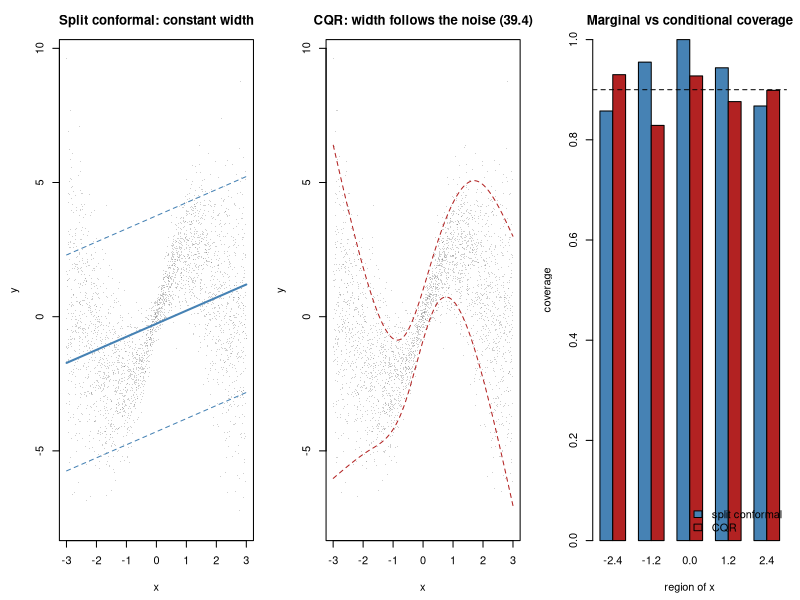

This figure's R source:
## ---- chunk 1
suppressPackageStartupMessages({ library(splines); library(mgcv); library(nnet) })
MODULE_NAME <- "39_conformal_prediction"
OUT <- file.path(Sys.getenv("STATS_OUT", unset = "results"), MODULE_NAME)
dir.create(OUT, recursive = TRUE, showWarnings = FALSE)
header <- function(txt) cat("\n", strrep("=", 72), "\n", txt, "\n",
                            strrep("=", 72), "\n", sep = "")
set.seed(28)
ALPHA <- 0.10                      # target 90% coverage
## ---- chunk 2
conformal_quantile <- function(scores, alpha = ALPHA) {
  n <- length(scores)
  k <- ceiling((n + 1) * (1 - alpha))
  if (k > n) return(Inf)   # too few calibration points to promise this level
  sort(scores)[k]
}
## ---- chunk 3
header("1. Split conformal on a deliberately misspecified model")
## ---- chunk 4
make_data <- function(n, seed = 0) {
  set.seed(seed)
  x <- runif(n, -3, 3)
  noise <- 0.3 + 0.9 * abs(x)             # spread grows with |x|
  data.frame(x = x, y = sin(1.5 * x) * 2 + 0.5 * x + rnorm(n, 0, noise))
}
tr <- make_data(500, 1); cal <- make_data(500, 2); te <- make_data(4000, 3)
model <- lm(y ~ x, data = tr)             # the wrong model, on purpose
s_cal <- abs(cal$y - predict(model, cal))            # eq. (39.1)
q <- conformal_quantile(s_cal)                       # eq. (39.2)
pr_te <- predict(model, te)
cov_ <- mean(abs(te$y - pr_te) <= q)
## ---- chunk 5
sd_ <- sd(residuals(model))
z <- qnorm(1 - ALPHA / 2)
cov_g <- mean(abs(te$y - pr_te) <= z * sd_)
cat("  model: linear. truth: sinusoidal with heteroscedastic noise.\n")
cat(sprintf("  target coverage = %.0f%%\n\n", 100 * (1 - ALPHA)))
cat(sprintf("  %-34s%11s%13s\n", "interval", "coverage", "mean width"))
cat(sprintf("  %-34s%10.1f%%%13.3f\n", "Gaussian, residual SD", 100 * cov_g,
            2 * z * sd_))
cat(sprintf("  %-34s%10.1f%%%13.3f\n", "split conformal (39.1)-(39.3)",
            100 * cov_, 2 * q))
cat("\n  The model is badly misspecified and the conformal interval still
  covers at the advertised rate. It does not need the model to be right; it
  only needs the calibration and test data to be exchangeable.

  The Gaussian interval happens to be close here, but its validity rests on
  normal, homoscedastic residuals, neither of which holds. It is right by
  luck, and it has no guarantee to fall back on.\n")
## ---- chunk 6
header("2. Why (39.2) uses ceil((n+1)(1-alpha)) and not a plain quantile")
cat(sprintf("  %-16s%17s%19s\n", "calibration n", "naive quantile",
            "conformal (39.2)"))
for (n_cal in c(10, 20, 50, 200, 1000)) {
  cn <- cc <- numeric(400)
  for (i in 1:400) {
    ca <- make_data(n_cal, 500 + i); tt <- make_data(600, 9000 + i)
    s <- abs(ca$y - predict(model, ca))
    qn <- quantile(s, 1 - ALPHA, type = 7)             # naive
    qc <- conformal_quantile(s)                        # eq. (39.2)
    d <- abs(tt$y - predict(model, tt))
    cn[i] <- mean(d <= qn); cc[i] <- mean(d <= qc)
  }
  cat(sprintf("  %-16d%16.1f%%%18.1f%%\n", n_cal, 100 * mean(cn),
              100 * mean(cc)))
}
cat(sprintf("\n  Target is %.0f%%. The naive empirical quantile undercovers at
  small n, and the shortfall is worst exactly when you have least data to
  spare. The correction in (39.2) fixes it at every sample size.

  Note the top row. With n = 10, ceil(11 x 0.9) = 10, so the rule uses the
  LARGEST of the ten calibration scores and has nothing in reserve. Ask for
  95%% from those same ten points and ceil(11 x 0.95) = 11 > 10: there is no
  score extreme enough, and the function returns infinity rather than
  pretending.\n", 100 * (1 - ALPHA)))
cat("  smallest calibration set that can promise a given level:\n")
for (a_ in c(0.20, 0.10, 0.05, 0.01))
  cat(sprintf("    %.0f%% coverage needs n >= %d\n", 100 * (1 - a_),
              as.integer(ceiling(1 / a_)) - 1))
cat("\n  A method that says 'I cannot do this with the data you gave me' is
  more useful than one that quietly undercovers. Note the practical
  consequence: a 99% conformal interval needs at least 99 calibration points,
  whatever the model.\n")
## ---- chunk 7
header("3. The guarantee is marginal, and that matters")
bins <- quantile(te$x, seq(0, 1, length.out = 6))
cat(sprintf("  Overall coverage %.1f%%. By region of the predictor:\n\n",
            100 * cov_))
cat(sprintf("  %-20s%11s%9s\n", "x range", "coverage", "width"))
for (i in 1:5) {
  m <- te$x >= bins[i] & te$x <= bins[i + 1]
  cat(sprintf("  %-20s%10.1f%%%9.3f\n",
              sprintf("[%+.1f, %+.1f]", bins[i], bins[i + 1]),
              100 * mean(abs(te$y[m] - pr_te[m]) <= q), 2 * q))
}
cat("\n  The average is right and the parts are not. Where the noise is small
  the interval is far too wide; where it is large the interval undercovers
  badly.

  This is exactly what eq. (39.3) promises and no more: coverage averaged over
  the population. If your decision is made per patient, an interval that is
  90% correct on average but 60% correct for the patients who matter is not
  fit for purpose. The next section fixes it.\n")
## ---- chunk 8
header("4. Conformalised quantile regression (39.4)")
KNOTS <- quantile(tr$x, c(.2, .4, .6, .8))
basis <- function(x) cbind(1, ns(x, knots = KNOTS,
                                 Boundary.knots = range(tr$x)))
qreg_fit <- function(x, y, tau) {
  B <- basis(x)
  loss <- function(b) { r <- y - B %*% b; sum(pmax(tau * r, (tau - 1) * r)) }
  optim(qr.coef(qr(B), y), loss, method = "BFGS",
        control = list(maxit = 2000))$par
}
b_lo <- qreg_fit(tr$x, tr$y, ALPHA / 2)
b_hi <- qreg_fit(tr$x, tr$y, 1 - ALPHA / 2)
qlo <- function(x) as.vector(basis(x) %*% b_lo)
qhi <- function(x) as.vector(basis(x) %*% b_hi)
s_cqr <- pmax(qlo(cal$x) - cal$y, cal$y - qhi(cal$x))    # eq. (39.4)
q_cqr <- conformal_quantile(s_cqr)
lo_c <- qlo(te$x) - q_cqr; hi_c <- qhi(te$x) + q_cqr
cov_c <- mean(te$y >= lo_c & te$y <= hi_c)
near <- abs(te$x) < 1; far <- abs(te$x) > 2
cat(sprintf("  %-26s%11s%13s%16s%16s\n", "method", "coverage", "mean width",
            "width at |x|<1", "width at |x|>2"))
cat(sprintf("  %-26s%10.1f%%%13.3f%16.3f%16.3f\n", "split conformal",
            100 * cov_, 2 * q, 2 * q, 2 * q))
cat(sprintf("  %-26s%10.1f%%%13.3f%16.3f%16.3f\n", "CQR (39.4)", 100 * cov_c,
            mean(hi_c - lo_c), mean((hi_c - lo_c)[near]),
            mean((hi_c - lo_c)[far])))
cat("\n  CQR coverage by region:\n")
for (i in 1:5) {
  m <- te$x >= bins[i] & te$x <= bins[i + 1]
  cat(sprintf("    [%+.1f, %+.1f]  %.1f%%\n", bins[i], bins[i + 1],
              100 * mean(te$y[m] >= lo_c[m] & te$y[m] <= hi_c[m])))
}
cat("\n  Same marginal guarantee, far better behaviour within regions, and a
  narrower interval on average. The width now reports where the model is
  genuinely uncertain, which is the information a reader wants.

  Conformal prediction never makes a model better. It makes the model's
  uncertainty honest, and a better model gives tighter honest intervals.\n")
## ---- chunk 9
header("5. Prediction sets, including the empty one (39.5)")
SEP <- 3.5                         # well separated, so the model is confident
make_cls <- function(n, seed, shift = 0) {
  set.seed(seed)
  y <- sample(0:2, n, replace = TRUE)
  X <- matrix(rnorm(n * 4), n) + shift
  X[, 1] <- X[, 1] + y * SEP               # classes separated on x1
  X[, 2] <- X[, 2] + (y == 2) * 1.0
  list(X = as.data.frame(X), y = y)
}
A <- make_cls(1200, 11); B <- make_cls(1200, 12); C <- make_cls(3000, 13)
clf <- multinom(y ~ ., data = cbind(A$X, y = factor(A$y)), trace = FALSE)
prob <- function(d) predict(clf, newdata = d, type = "probs")
pB <- prob(B$X)
s_cls <- 1 - pB[cbind(seq_along(B$y), B$y + 1)]
q_cls <- conformal_quantile(s_cls)
pC <- prob(C$X)
sets <- (1 - pC) <= q_cls                                # eq. (39.5)
sizes <- rowSums(sets)
covered <- sets[cbind(seq_along(C$y), C$y + 1)]
cat(sprintf("  target %.0f%% coverage, 3 classes\n\n", 100 * (1 - ALPHA)))
cat(sprintf("  coverage of the true label : %.1f%%\n", 100 * mean(covered)))
cat(sprintf("  mean set size              : %.2f\n", mean(sizes)))
cat(sprintf("\n  %-12s%10s%26s\n", "set size", "share",
            "coverage in that group"))
for (k in 0:3) {
  m <- sizes == k
  if (any(m))
    cat(sprintf("  %-12d%9.1f%%%25.1f%%\n", k, 100 * mean(m),
                100 * mean(covered[m])))
}
cat(sprintf("\n  the calibrated threshold is: include class k when p_k >= %.3f\n",
            1 - q_cls))
cat("\n  A set of size 1 is a confident call. Size 2 or 3 would mean the model
  cannot separate those classes for this sample, which a single predicted
  label would have concealed.

  Size 0 is the interesting one: no class reaches the threshold, so the sample
  does not look like anything the model was calibrated on. That is an outlier
  flag you get for free, and a point prediction can never produce it.\n")
## ---- chunk 10
amb <- as.data.frame(matrix(rnorm(500 * 4), 500))
amb[, 1] <- SEP * 0.5                    # halfway between class 0 and class 1
s_amb <- (1 - prob(amb)) <= q_cls
cat(sprintf("\n  500 samples placed halfway between two class centres:\n"))
cat(sprintf("    mean set size %.2f, empty sets %.0f%%\n", mean(rowSums(s_amb)),
            100 * mean(rowSums(s_amb) == 0)))
cat(sprintf("    a plain classifier would label every one of them, with mean
    confidence %.2f\n", mean(apply(prob(amb), 1, max))))
cat("\n  The conformal rule abstains on nearly all of them. The plain classifier
  cannot: softmax outputs are forced to sum to 1, so SOMETHING always wins,
  however implausible the sample.\n")
## ---- chunk 11
header("6. Distribution shift and grouped data")
for (sh in c(0.0, 0.5, 1.5)) {
  S <- make_cls(3000, 14, shift = sh)
  st_ <- (1 - prob(S$X)) <= q_cls
  cat(sprintf("  covariate shift %-4.1f -> coverage %.1f%%\n", sh,
              100 * mean(st_[cbind(seq_along(S$y), S$y + 1)])))
}

## ---- chunk 12
header("6b. Calibrating across groups you will not see again")
## ---- chunk 13
grouped <- function(n_groups, per, seed) {
  set.seed(seed)
  g <- rep(seq_len(n_groups), each = per)
  centre <- seq(-3, 3, length.out = n_groups)[sample(n_groups)][g]
  offset <- rnorm(n_groups, 0, 2.0)[g]           # a per-group shift
  x <- rnorm(n_groups * per, centre, 0.06)
  data.frame(x = x, y = sin(1.5 * x) * 2 + offset +
               rnorm(n_groups * per, 0, 0.5), g = g)
}
NG <- 80; PER <- 40; N_FIT <- 30; N_CAL <- 15
G <- grouped(NG, PER, 21)
## ---- chunk 14
fit_rows <- which(G$g <= N_FIT)
set.seed(7); held <- sample(fit_rows, 300)       # rows held out of the fit
mod <- gam(y ~ s(x, k = 100), data = G[setdiff(fit_rows, held), ])
# WRONG: calibrate on held-out ROWS, whose groups the model trained on.
q_row <- conformal_quantile(abs(G$y[held] - predict(mod, G[held, ])))
# RIGHT: calibrate on whole held-out GROUPS, matching how the model is used.
cal_g <- which(G$g > N_FIT & G$g <= N_FIT + N_CAL)
q_grp <- conformal_quantile(abs(G$y[cal_g] - predict(mod, G[cal_g, ])))
new_g <- G$g > N_FIT + N_CAL                     # groups never seen before
err <- abs(G$y[new_g] - predict(mod, G[new_g, ]))
cat(sprintf("  target %.0f%%, evaluated on groups never seen in training\n\n",
            100 * (1 - ALPHA)))
cat(sprintf("  %-42s%11s%9s\n", "calibration set", "coverage", "width"))
cat(sprintf("  %-42s%10.1f%%%9.2f\n", "held-out ROWS from the training groups",
            100 * mean(err <= q_row), 2 * q_row))
cat(sprintf("  %-42s%10.1f%%%9.2f\n", "whole held-out GROUPS",
            100 * mean(err <= q_grp), 2 * q_grp))
cat("\n  Both rows use the SAME model, so the model is not what differs. The
  row-calibrated interval is roughly three times too narrow and covers around
  half the time instead of 90%.

  The reason: those calibration rows came from groups the model had already
  fitted, so their residuals measure how well it INTERPOLATES within a known
  group, not how well it handles a new one. Calibrating on whole held-out
  groups measures the right thing and restores coverage.

  This is the same error as leaking donors across cross-validation folds
  (Module 31), and it has the same fix. Note also what supplies the precision
  of the calibration: the number of GROUPS, not the number of rows. Three
  calibration groups give an unreliable quantile however many cells each one
  contains.

  Conformal prediction is only as valid as the exchangeability you arrange,
  and an interval that is too narrow is worse than no interval, because it
  looks authoritative.\n")
## ---- chunk 15
png(file.path(OUT, "conformal.png"), width = 1300, height = 450)
par(mfrow = c(1, 3), mar = c(4.5, 4.5, 3, 1))
o <- order(te$x)
plot(te$x, te$y, pch = 16, cex = 0.2, col = adjustcolor("grey40", 0.3),
     xlab = "x", ylab = "y", main = "Split conformal: constant width")
lines(te$x[o], pr_te[o], col = "steelblue", lwd = 2)
lines(te$x[o], (pr_te - q)[o], col = "steelblue", lty = 2)
lines(te$x[o], (pr_te + q)[o], col = "steelblue", lty = 2)
plot(te$x, te$y, pch = 16, cex = 0.2, col = adjustcolor("grey40", 0.3),
     xlab = "x", ylab = "y", main = "CQR: width follows the noise (39.4)")
lines(te$x[o], lo_c[o], col = "firebrick", lty = 2)
lines(te$x[o], hi_c[o], col = "firebrick", lty = 2)
cvs <- sapply(1:5, function(i) {
  m <- te$x >= bins[i] & te$x <= bins[i + 1]
  c(mean(abs(te$y[m] - pr_te[m]) <= q),
    mean(te$y[m] >= lo_c[m] & te$y[m] <= hi_c[m])) })
barplot(cvs, beside = TRUE, names.arg = sprintf("%.1f", (bins[-6] + bins[-1]) / 2),
        col = c("steelblue", "firebrick"), ylim = c(0, 1),
        xlab = "region of x", ylab = "coverage",
        main = "Marginal vs conditional coverage")
abline(h = 1 - ALPHA, lty = 2)
legend("bottomright", c("split conformal", "CQR"), bty = "n",
       fill = c("steelblue", "firebrick"))
invisible(dev.off())
cat("\nFigure written to", file.path(OUT, "conformal.png"), "\n")
## ---- chunk 16

## ---- chunk 17
# knn_fit <- function(k) function(xtr, ytr, xnew)
#   sapply(xnew, function(x0) mean(ytr[order(abs(xtr - x0))[1:k]]))
# cat(sprintf("  target coverage %.0f%%\n\n", 100 * (1 - ALPHA)))
# cat(sprintf("  %-34s%10s%11s%13s\n", "model", "train R2", "coverage",
#             "mean width"))
# preds <- list(
#   "linear (wrong)" = function(d) predict(lm(y ~ x, data = tr), d),
#   "smoothing spline (gam)" = function(d) predict(gam(y ~ s(x), data = tr), d),
#   "3-nearest neighbours (overfits)" =
#     function(d) knn_fit(3)(tr$x, tr$y, d$x))
# for (nm in names(preds)) {
#   f <- preds[[nm]]
#   r2 <- 1 - sum((tr$y - f(tr))^2) / sum((tr$y - mean(tr$y))^2)
#   qq <- conformal_quantile(abs(cal$y - f(cal)))
#   cv <- mean(abs(te$y - f(te)) <= qq)
#   cat(sprintf("  %-34s%10.3f%10.1f%%%13.3f\n", nm, r2, 100 * cv, 2 * qq))
# }
#
# ## The coverage column is essentially constant. That is the guarantee doing
# ## its job: it does not care how good the model is, only that calibration
# ## and test data are exchangeable.
# ##
# ## The width column is where model quality shows up. A better model produces
# ## smaller residuals on the calibration set, so the interval is tighter at
# ## the same coverage.
# ##
# ## This is the right way to read conformal prediction. It converts model
# ## quality into interval WIDTH rather than into a coverage claim you cannot
# ## check. Note the 3-NN row in particular: it overfits the training data, so
# ## its train R2 looks excellent while its calibration residuals, and
# ## therefore its interval, are not.
## ---- chunk 18

## ---- chunk 19
# shifted <- function(n, seed, shift) {
#   set.seed(seed)
#   x <- runif(n, -3 + shift, 3 + shift)
#   noise <- 0.3 + 0.9 * abs(x)
#   data.frame(x = x, y = sin(1.5 * x) * 2 + 0.5 * x + rnorm(n, 0, noise))
# }
# cat(sprintf("  %-10s%13s%13s%13s\n", "shift", "alpha=0.1", "alpha=0.05",
#             "alpha=0.01"))
# for (sh in c(0.0, 0.25, 0.5, 1.0, 2.0)) {
#   row <- sapply(c(0.10, 0.05, 0.01), function(a_) {
#     qs <- conformal_quantile(abs(cal$y - predict(model, cal)), a_)
#     S <- shifted(3000, 31, sh)
#     mean(abs(S$y - predict(model, S)) <= qs) })
#   cat(sprintf("  %-10.2f%12.1f%%%12.1f%%%12.1f%%\n", sh, 100*row[1],
#               100*row[2], 100*row[3]))
# }
#
# ## Coverage falls steadily as the test distribution moves away from the
# ## calibration distribution, and asking for a stricter nominal level does
# ## not rescue it: every column degrades together. The guarantee was
# ## conditional on exchangeability, and no choice of alpha restores an
# ## assumption that is false.
# ##
# ## This is the honest limitation. Conformal prediction is not robust to
# ## distribution shift, it is exact under exchangeability. In practice that
# ## means recalibrating on data from the new site, batch or platform, which
# ## requires labelled examples from it. Weighted conformal methods exist for
# ## known covariate shift, but they need the shift to be estimable.
## ---- chunk 20

## ---- chunk 21
# A2 <- make_cls(1500, 41); B2 <- make_cls(1500, 42); C2 <- make_cls(4000, 43)
# clf2 <- multinom(y ~ ., data = cbind(A2$X, y = factor(A2$y)), trace = FALSE)
# pB2 <- predict(clf2, newdata = B2$X, type = "probs")
# pC2 <- predict(clf2, newdata = C2$X, type = "probs")
# hard <- max.col(pC2) - 1
# cat(sprintf("  %-9s%11s%11s%19s%18s\n", "alpha", "acted on", "deferred",
#             "error | acted on", "error if forced"))
# for (a_ in c(0.20, 0.10, 0.05, 0.01)) {
#   s2 <- 1 - pB2[cbind(seq_along(B2$y), B2$y + 1)]
#   qq <- conformal_quantile(s2, a_)
#   sets2 <- (1 - pC2) <= qq
#   single <- rowSums(sets2) == 1
#   pred1 <- max.col(sets2)[single] - 1
#   cat(sprintf("  %-9.2f%10.1f%%%10.1f%%%18.1f%%%17.1f%%\n", a_,
#               100 * mean(single), 100 * (1 - mean(single)),
#               100 * mean(pred1 != C2$y[single]),
#               100 * mean(hard != C2$y)))
# }
#
# ## The last column is the error rate if you force a single label for every
# ## sample, which is what a normal classifier does. The fourth column is the
# ## error rate among the cases the conformal rule was willing to act on.
# ##
# ## Acting only on singleton sets buys a much lower error rate, paid for by
# ## deferring the hard cases. As alpha shrinks, fewer cases get a singleton
# ## set and the error among those falls further.
# ##
# ## That trade is the practical value of conformal prediction in a clinical
# ## or screening setting: it identifies WHICH predictions are trustworthy
# ## rather than reporting one confidence number for all of them. The deferred
# ## cases are not a failure, they are the cases that should go to a human.
